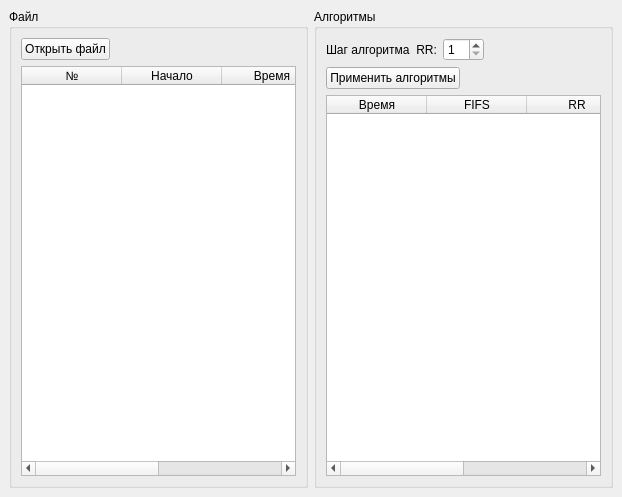
<?xml version="1.0" encoding="UTF-8"?>
<ui version="4.0">
 <class>MainWindow</class>
 <widget class="QMainWindow" name="MainWindow">
  <property name="geometry">
   <rect>
    <x>0</x>
    <y>0</y>
    <width>622</width>
    <height>497</height>
   </rect>
  </property>
  <property name="windowTitle">
   <string>MainWindow</string>
  </property>
  <widget class="QWidget" name="centralwidget">
   <layout class="QHBoxLayout" name="horizontalLayout">
    <item>
     <widget class="QGroupBox" name="fileBox">
      <property name="maximumSize">
       <size>
        <width>300</width>
        <height>16777215</height>
       </size>
      </property>
      <property name="title">
       <string>Файл</string>
      </property>
      <layout class="QVBoxLayout" name="verticalLayout">
       <item>
        <layout class="QHBoxLayout" name="horizontalLayout_2">
         <item>
          <widget class="QPushButton" name="openFile">
           <property name="text">
            <string>Открыть файл</string>
           </property>
          </widget>
         </item>
         <item>
          <spacer name="horizontalSpacer">
           <property name="orientation">
            <enum>Qt::Horizontal</enum>
           </property>
           <property name="sizeHint" stdset="0">
            <size>
             <width>40</width>
             <height>20</height>
            </size>
           </property>
          </spacer>
         </item>
        </layout>
       </item>
       <item>
        <widget class="QTableWidget" name="processesTable">
         <column>
          <property name="text">
           <string>№</string>
          </property>
          <property name="font">
           <font>
            <weight>50</weight>
            <bold>false</bold>
           </font>
          </property>
         </column>
         <column>
          <property name="text">
           <string>Начало</string>
          </property>
         </column>
         <column>
          <property name="text">
           <string>Время</string>
          </property>
         </column>
         <column>
          <property name="text">
           <string>Тип</string>
          </property>
         </column>
        </widget>
       </item>
      </layout>
     </widget>
    </item>
    <item>
     <widget class="QGroupBox" name="resultBox">
      <property name="title">
       <string>Алгоритмы</string>
      </property>
      <layout class="QVBoxLayout" name="verticalLayout_2">
       <item>
        <layout class="QHBoxLayout" name="horizontalLayout_4">
         <item>
          <widget class="QLabel" name="stepLabel">
           <property name="text">
            <string>Шаг алгоритма  RR:</string>
           </property>
          </widget>
         </item>
         <item>
          <widget class="QSpinBox" name="rrStep">
           <property name="minimum">
            <number>1</number>
           </property>
           <property name="maximum">
            <number>10</number>
           </property>
          </widget>
         </item>
         <item>
          <spacer name="horizontalSpacer_3">
           <property name="orientation">
            <enum>Qt::Horizontal</enum>
           </property>
           <property name="sizeHint" stdset="0">
            <size>
             <width>40</width>
             <height>20</height>
            </size>
           </property>
          </spacer>
         </item>
        </layout>
       </item>
       <item>
        <layout class="QHBoxLayout" name="horizontalLayout_3">
         <item>
          <widget class="QPushButton" name="applyAlgorithms">
           <property name="text">
            <string>Применить алгоритмы</string>
           </property>
          </widget>
         </item>
         <item>
          <spacer name="horizontalSpacer_2">
           <property name="orientation">
            <enum>Qt::Horizontal</enum>
           </property>
           <property name="sizeHint" stdset="0">
            <size>
             <width>40</width>
             <height>20</height>
            </size>
           </property>
          </spacer>
         </item>
        </layout>
       </item>
       <item>
        <widget class="QTableWidget" name="resultsTable">
         <column>
          <property name="text">
           <string>Время</string>
          </property>
          <property name="font">
           <font>
            <weight>50</weight>
            <bold>false</bold>
           </font>
          </property>
         </column>
         <column>
          <property name="text">
           <string>FIFS</string>
          </property>
         </column>
         <column>
          <property name="text">
           <string>RR</string>
          </property>
         </column>
         <column>
          <property name="text">
           <string>SJF</string>
          </property>
         </column>
        </widget>
       </item>
      </layout>
     </widget>
    </item>
   </layout>
  </widget>
  <widget class="QMenuBar" name="menubar">
   <property name="geometry">
    <rect>
     <x>0</x>
     <y>0</y>
     <width>622</width>
     <height>22</height>
    </rect>
   </property>
  </widget>
 </widget>
 <resources/>
 <connections/>
</ui>
